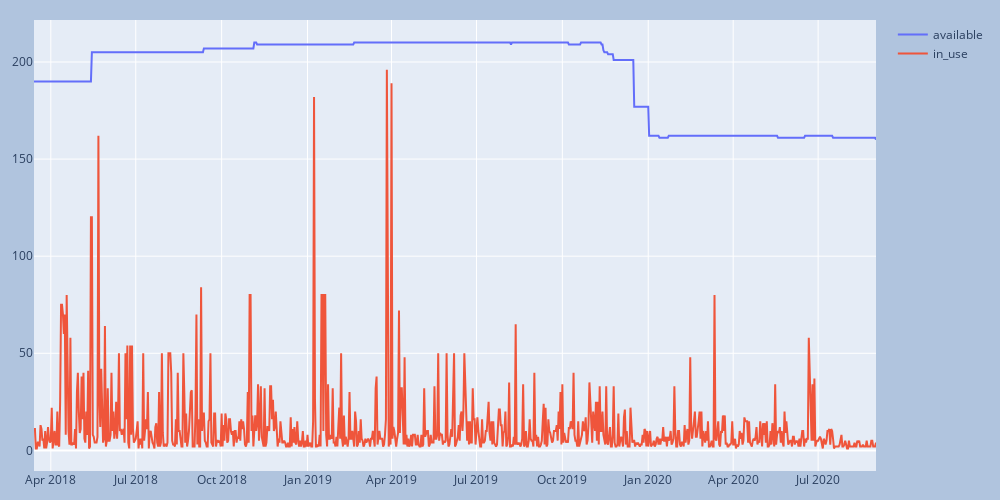

Notebook cell for this chart:
### Code cell
plot_trace(tacc_tracer, ['available', 'in_use'])

### Figure 1 — Plotly figure (JSON) as saved in the notebook; plotly's stock layout.template omitted (floating-point values rounded to 4 significant figures; data arrays with more than 128 entries replaced by an {"elided": "..."} marker saying what was removed)
{"data": [{"mode": "lines", "name": "available", "type": "scatter", "x": {"elided": "903 str values"}, "y": {"elided": "903 int values"}}, {"mode": "lines", "name": "in_use", "type": "scatter", "x": {"elided": "903 str values"}, "y": {"elided": "903 int values"}}], "layout": {"height": 500, "margin": {"b": 20, "l": 20, "r": 20, "t": 20}, "paper_bgcolor": "LightSteelBlue", "showlegend": true, "width": 1000}}
